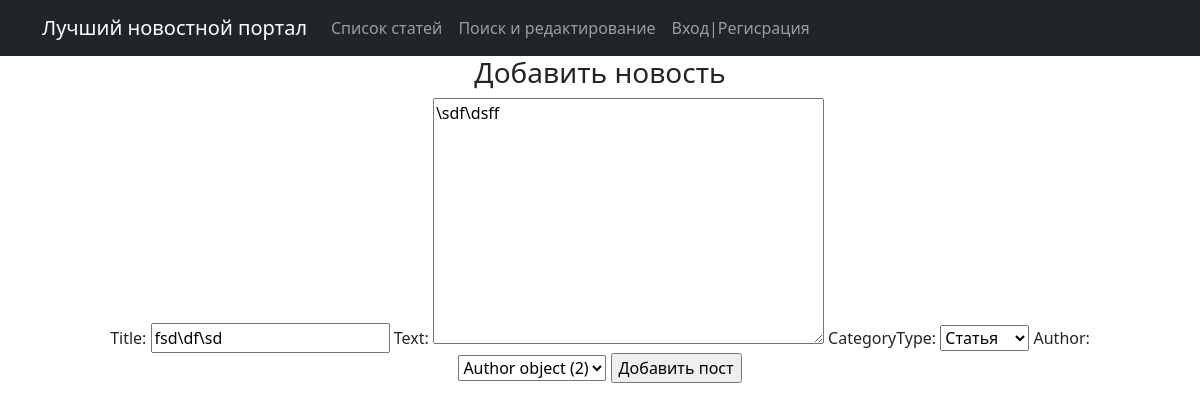
Screenshot of /news/update/9/ (signed in) with the database file from the repository.
### news/models.py (models this page shows, shortened)
class Post(models.Model):
    author = models.ForeignKey(Author, on_delete=models.CASCADE)
    NEWS = 'NW'
    ARTICLE = 'AR'
    CATEGORY_CHOICE = (
        (NEWS, 'Новости'),
        (ARTICLE, 'Статья'),
            )
    categoryType = models.CharField(max_length=2, choices=CATEGORY_CHOICE, default=ARTICLE)
    createTime = models.DateTimeField(auto_now_add=True)
    postCategory = models.ManyToManyField(Category, through='PostCategory')
    title = models.CharField(max_length=128)
    text = models.TextField()
    rating = models.SmallIntegerField(default=0)

### news/views.py (the view)
# urls.py: path('update/<int:pk>/', PostUpdateView.as_view(), name='post_update'),  # Ссылка на обновление
class PostUpdateView(PermissionRequiredMixin, UpdateView):
    permission_required = ('news.change_post')
    template_name = 'news/news_create.html'
    form_class = NewsForm
    def get_object(self, **kwargs):
        id = self.kwargs.get('pk')
        return Post.objects.get(pk=id)

### news/forms.py
class NewsForm(ModelForm):
    class Meta:
        model = Post
        fields = ['title', 'text', 'categoryType', 'author']

### templates/news/news_create.html (shortened to what this page needs)
{% extends 'flatpages/default.html' %}
{% block content %}
<h3>Добавить новость</h3>
<form method="POST">
    {{ form }}
    <input type="submit" value="Добавить пост">
</form>
{% endblock content %}

### rows the page displays
Post: title "fsd\\df\\sd", text "\\sdf\\dsff", categoryType "Статья", author "Author object (2)"
